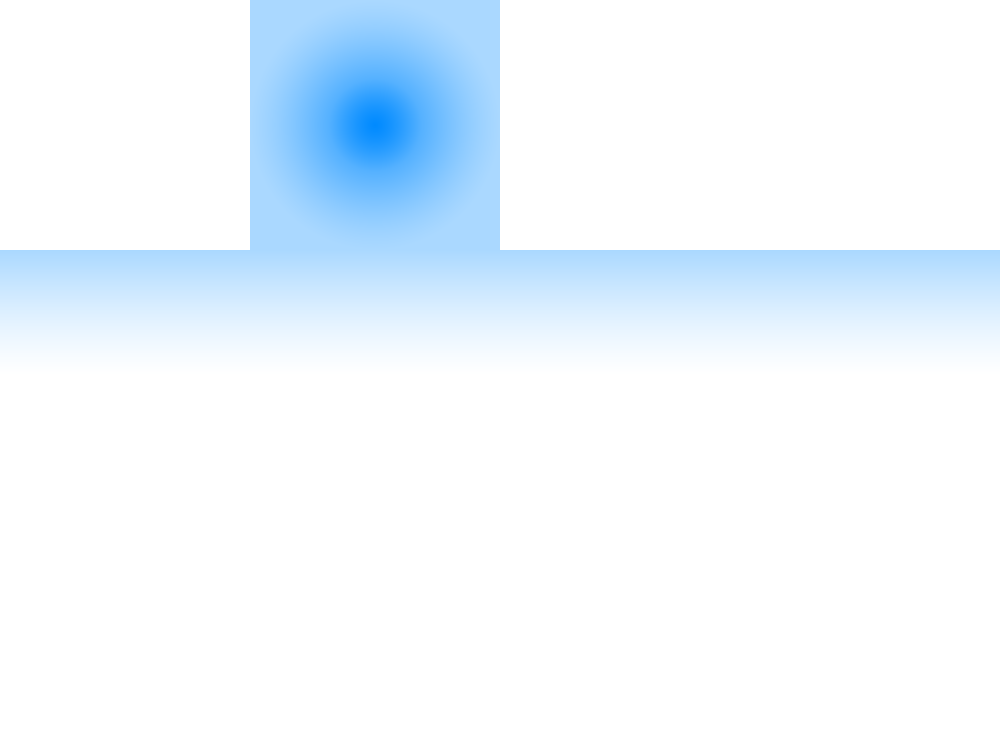
#> input picture src/routes/thepond/assets/cube/cube.png, 4000 x 3000 px (shown at 1/4 size)
$ python cubesplit.py
#> lines starting #> are read from the running program, lines starting #| are printed output that depends on the picture
from PIL import Image, ImageDraw, ImageFont, ImageOps


def split_cubemap_t_layout_simple(input_image_path="cube.png"):
    """
    Teilt ein 4000x3000 Cubemap-Bild im T-Layout in 6 Bilder auf
    und speichert diese als up.png, left.png, etc., direkt im aktuellen Pfad.

    Layout Annahme: Liegendes T (4x3 Gitter, 1000x1000 Gesichter)
    [leer][UP][leer][leer]
    [LEFT][FRONT][RIGHT][BACK]
    [leer][DOWN][leer][leer]
    """
#> called with input_image_path = 'cube.png'

    # --- Konfiguration ---
    FACE_SIZE = 1000
    FULL_WIDTH = 4000
    FULL_HEIGHT = 3000

    # Die Koordinaten (Spalte, Zeile) und Namen der 6 Gesichter
    # (col_index, row_index, name)
    faces_data = [
        # Erste Zeile (oben)
        (1, 0, "up", 0),
        # Zweite Zeile (Mitte) - die längste Reihe
        (0, 1, "left", 180),
        (1, 1, "front",-90),
        (2, 1, "right",0),
        (3, 1, "back",90),
        # Dritte Zeile (unten)
        (1, 2, "down", 0),
    ]
    # --- Ende Konfiguration ---

    try:
        # Lade das Bild
        img = Image.open(input_image_path)
#> img is the input picture: PIL image 4000x3000 RGBA; mean R, G, B, A 187.6, 224.1, 255, 127.5
    except FileNotFoundError:
        print(f"Fehler: Die Datei '{input_image_path}' wurde nicht gefunden.")
        print("Stellen Sie sicher, dass das Bild 'cube.png' im selben Ordner wie das Skript liegt.")
        return
    except Exception as e:
        print(f"Fehler beim Laden des Bildes: {e}")
        return

    # Prüfe die Größe
    if img.size != (FULL_WIDTH, FULL_HEIGHT):
        print(f"Warnung: Bildgröße ist {img.size}, erwartet wurde ({FULL_WIDTH}, {FULL_HEIGHT}).")
        print("Die Aufteilung wird trotzdem versucht, basierend auf 1000x1000 Gesichtern.")

    print(f"Starte Aufteilung von '{input_image_path}'...")

    for col, row, name, rotation in faces_data:
        # Berechne die Bounding Box (links, oben, rechts, unten Koordinate)
        left = col * FACE_SIZE
        top = row * FACE_SIZE
        right = left + FACE_SIZE
        bottom = top + FACE_SIZE

        # Schneide das Teilbild aus (crop)
        face_img = img.crop((left, top, right, bottom))


        # 1. ImageDraw-Objekt erstellen
        draw = ImageDraw.Draw(face_img)

        # 2. Schriftart laden (optional)
        try:
            # Versucht, eine TrueType-Schriftart zu laden
            font = ImageFont.truetype("Roboto-Bold.ttf", 800)
        except IOError:
            # Fallback, wenn die Schriftart nicht gefunden wird
            font = ImageFont.load_default()

        # 3. Text und Farbe definieren
        text = name.upper() + " 1"  # Verwendet den Gesichtsnamen (z.B. "up", "left") als Text
        fill_color = (255, 0, 0) # Rot

        # 4. Textgröße berechnen (für Zentrierung) - KORRIGIERTE VERSION
        # Die getbbox-Methode gibt (left, top, right, bottom) relativ zur Schriftgröße zurück.
        # Wir benötigen die Breite (right - left) und die Höhe (bottom - top).
        bbox = draw.textbbox((0, 0), text, font=font)
        text_width = bbox[2] - bbox[0]
        text_height = bbox[3] - bbox[1]

        # 5. Position für die Zentrierung berechnen (FACE_SIZE ist 1000)
        face_size = face_img.size[0] # face_img ist 1000x1000
        x = (face_size - text_width) / 2
        y = (face_size - text_height) / 2

        # 6. Text auf das Bild zeichnen
        # Beachte: draw.text ignoriert die bbox[0] und bbox[1] Offsets, daher können wir direkt x, y verwenden
        draw.text((x, y), text, font=font, fill=fill_color)

        # --- Ende Text Rendering ---


        # Erstelle den Ausgabepfad (speichert im aktuellen Pfad)
        output_path = f"{name}.png"

        face_img = ImageOps.mirror(face_img)
        face_img = face_img.rotate(rotation)
        # Speichere das Teilbild
        # Speichere immer als PNG, um Qualität zu erhalten
        face_img.save(output_path, format="PNG")

        print(f"Gespeichert: {output_path} (von Gitterposition [{col},{row}])")
#> this loop made 6 passes
#> (bbox, text_width, text_height, x, y) on passes 1 to 6: ((0, 160, 1831, 754), 1831, 594, -415.5, 203), ((0, 160, 2649, 743), 2649, 583, -824.5, 208.5), ((0, 149, 3496, 754), 3496, 605, -1248, 197.5), ((0, 149, 3265, 754), 3265, 605, -1132.5, 197.5), ((0, 149, 2929, 754), 2929, 605, -964.5, 197.5), ((0, 149, 3398, 754), 3398, 605, -1199, 197.5)
#> pass 1, in split_cubemap_t_layout_simple, `face_img = img.crop((left, top, right, bottom))`:
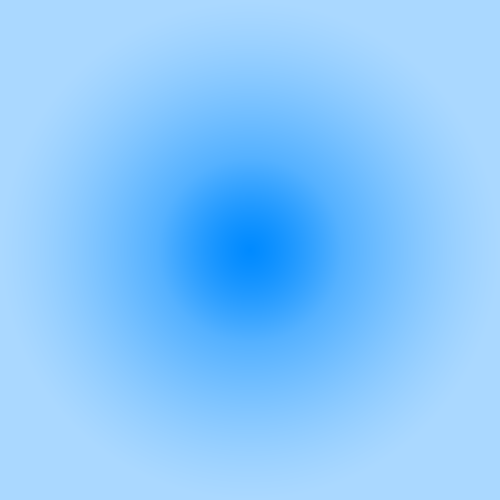
#> face_img: PIL image 1000x1000 RGBA (shown at 1/2 size); mean R, G, B, A 136.6, 200.7, 255, 255
#> pass 1, in split_cubemap_t_layout_simple, `face_img = ImageOps.mirror(face_img)`:
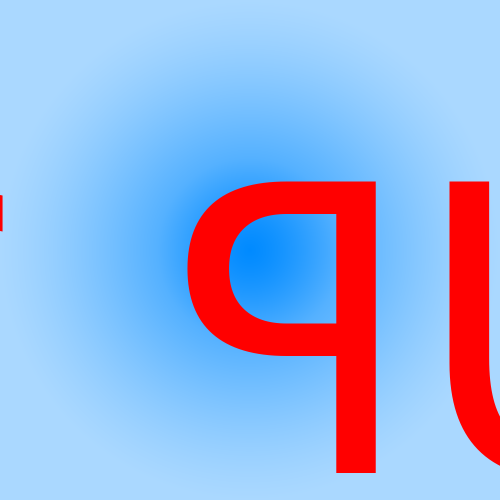
#> face_img: PIL image 1000x1000 RGBA (shown at 1/2 size); mean R, G, B, A 156.4, 174.4, 219.6, 255
#> pass 2, in split_cubemap_t_layout_simple, `face_img = img.crop((left, top, right, bottom))`:
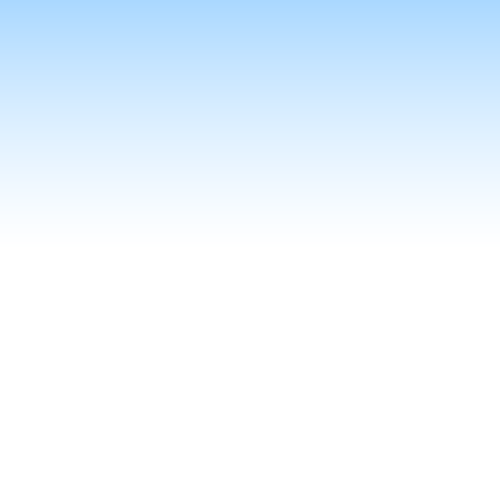
#> face_img: PIL image 1000x1000 RGBA (shown at 1/2 size); mean R, G, B, A 236.3, 246.4, 255, 255
#> pass 2, in split_cubemap_t_layout_simple, `face_img = ImageOps.mirror(face_img)`:
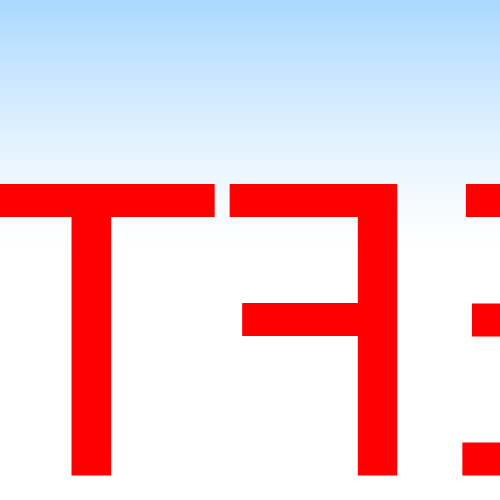
#> face_img: PIL image 1000x1000 RGBA (shown at 1/2 size); mean R, G, B, A 237, 205.8, 214, 255
#> after the loop:
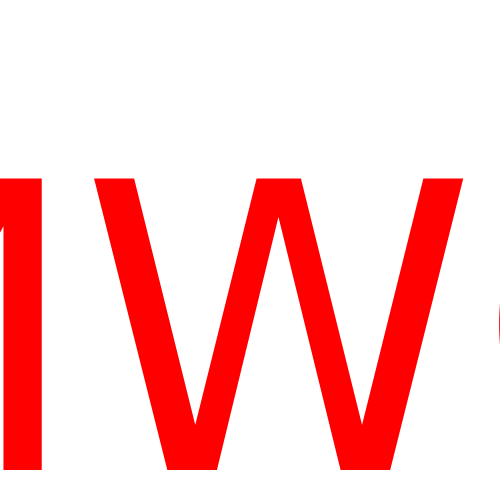
#> face_img: PIL image 1000x1000 RGBA (shown at 1/2 size); mean R, G, B, A 255, 202.1, 202.1, 255

    print("\nAufteilung erfolgreich abgeschlossen.")

# --- Anwendung ---
# Führt die Funktion mit der Standardeingabe "cube.png" aus
split_cubemap_t_layout_simple()
